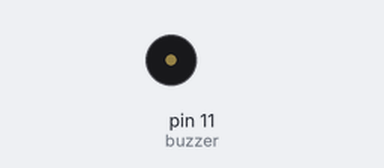
Bench run of a sketch on a simulated Arduino Uno, built with avr-gcc and run on an emulated ATmega328P. Shown: buzzer (waves = sounding).

Above: at 0.1 s.
At 0.6 s:
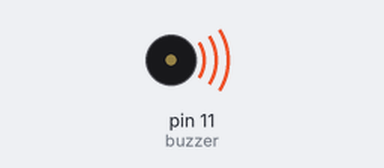
Timing chart, 0 to 2.1 s (numbered marks = the images above):
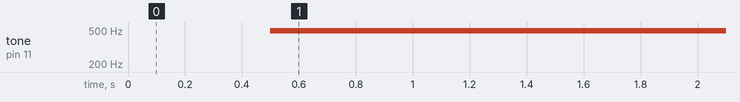

The sketch:

sketch_jul26b-PWM-Buzzer.ino
```cpp
int buzzer = 11;

void setup() {
  // put your setup code here, to run once:
  pinMode(buzzer, OUTPUT);
  Serial.begin(9600);
}

void loop() {
  analogWrite(buzzer, 255);
  delay(500);
  analogWrite(buzzer, 205);
  delay(500);
  analogWrite(buzzer, 155);
  delay(500);
  analogWrite(buzzer, 105);
  delay(500);
  analogWrite(buzzer, 55);
  delay(500);
  analogWrite(buzzer, 0);
  delay(500);

}
```

Measured:
- by itself, tone on pin 11 (buzzer): silent → 490 Hz at 0.50 s
